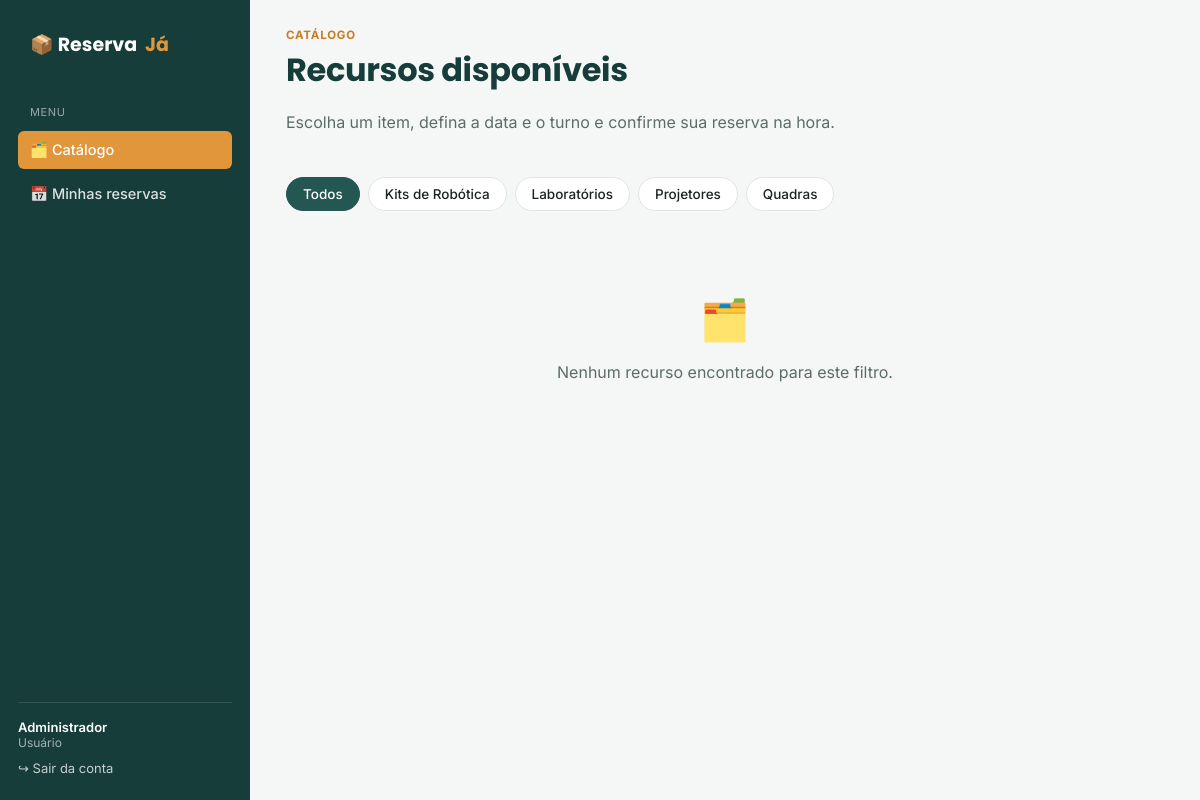
/user/catalogo.php (signed in), run on the app's committed database.
### tables this page shows
CREATE TABLE IF NOT EXISTS categorias (
    id         INT AUTO_INCREMENT PRIMARY KEY,
    nome       VARCHAR(80) NOT NULL,
    descricao  VARCHAR(255) DEFAULT NULL
);

### classes/Database.php (called while the page is built, shortened)
<?php
class Database
{
    private static ?PDO $instance = null;
    public static function getConnection(): PDO
    {
        if (self::$instance === null) {
            try {
                $dsn = 'mysql:host=' . DB_HOST . ';dbname=' . DB_NAME . ';charset=' . DB_CHARSET;
                self::$instance = new PDO($dsn, DB_USER, DB_PASS, [
                    PDO::ATTR_ERRMODE            => PDO::ERRMODE_EXCEPTION,
                    PDO::ATTR_DEFAULT_FETCH_MODE => PDO::FETCH_ASSOC,
                    PDO::ATTR_EMULATE_PREPARES   => false,
                ]);
            } catch (PDOException $e) {
                die('Erro de conexão com o banco de dados: ' . $e->getMessage());
            }
        }
        return self::$instance;
    }
}

### classes/Categoria.php (called while the page is built, shortened)
<?php
require_once __DIR__ . '/Database.php';
class Categoria
{
    private PDO $conn;
    public function __construct()
    {
        $this->conn = Database::getConnection();
    }
    public function listarTodas(): array
    {
        return $this->conn->query('SELECT * FROM categorias ORDER BY nome ASC')->fetchAll();
    }
}

### user/catalogo.php (the view, shortened to what this page needs)
<?php
require_once __DIR__ . '/../classes/Categoria.php';
$categoriaModel = new Categoria();
$recursoModel = new Recurso();
$categoriaFiltro = isset($_GET['categoria']) ? (int) $_GET['categoria'] : null;
$categorias = $categoriaModel->listarTodas();
$recursos = $recursoModel->listarTodos($categoriaFiltro);
include __DIR__ . '/_header.php';
?>
<div class="topo-pagina">
    <div>
        <div class="eyebrow">Catálogo</div>
        <h1 class="mt-0">Recursos disponíveis</h1>
        <p>Escolha um item, defina a data e o turno e confirme sua reserva na hora.</p>
    </div>
</div>
<div class="filtros-categoria">
    <a href="catalogo.php" class="<?= !$categoriaFiltro ? 'ativo' : '' ?>">Todos</a>
    <?php foreach ($categorias as $c): ?>
        <a href="catalogo.php?categoria=<?= $c['id'] ?>" class="<?= $categoriaFiltro === (int)$c['id'] ? 'ativo' : '' ?>">
            <?= htmlspecialchars($c['nome']) ?>
        </a>
    <?php endforeach; ?>
</div>
<?php if (empty($recursos)): ?>
    <div class="vazio">
        <div class="icone-vazio">🗂️</div>
        <p>Nenhum recurso encontrado para este filtro.</p>
    </div>
<?php endif; ?>
<?php include __DIR__ . '/_footer.php'; ?>

### css/style.css (style rules this page uses)
:root { --cor-primaria: #245652; --cor-primaria-escura: #163d3a; --cor-primaria-clara: #e6efee; --cor-acento: #e2963a; --cor-acento-escura: #c77c22; --cor-fundo: #f5f7f7; --cor-superficie: #ffffff; --cor-texto: #1c2422; --cor-texto-suave: #5c6d69; --cor-borda: #e0e6e4; --cor-sucesso: #2f8f5b; --cor-sucesso-bg: #e7f5ec; --cor-perigo: #c1432c; --cor-perigo-bg: #fbeae6; --cor-aviso-bg: #fdf3e3; --raio: 10px; --raio-pequeno: 6px; --sombra: 0 1px 2px rgba(23, 43, 40, 0.06), 0 4px 12px rgba(23, 43, 40, 0.06); --sombra-forte: 0 8px 24px rgba(23, 43, 40, 0.14); --fonte-titulo: 'Poppins', 'Segoe UI', sans-serif; --fonte-corpo: 'Inter', 'Segoe UI', sans-serif; }
* { box-sizing: border-box; }
body { margin: 0; font-family: var(--fonte-corpo); background: var(--cor-fundo); color: var(--cor-texto); -webkit-font-smoothing: antialiased; }
h1, h2, h3, h4 { font-family: var(--fonte-titulo); color: var(--cor-primaria-escura); margin: 0 0 8px; letter-spacing: -0.01em; }
a { color: var(--cor-primaria); text-decoration: none; }
p { color: var(--cor-texto-suave); line-height: 1.55; }
.topo-pagina { display: flex; align-items: flex-end; justify-content: space-between; gap: 16px; margin-bottom: 26px; flex-wrap: wrap; }
.topo-pagina .eyebrow { text-transform: uppercase; font-size: 11.5px; letter-spacing: .07em; color: var(--cor-acento-escura); font-weight: 700; margin-bottom: 4px; }
.filtros-categoria { display: flex; gap: 8px; margin-bottom: 24px; flex-wrap: wrap; }
.filtros-categoria a { padding: 8px 16px; border-radius: 999px; border: 1px solid var(--cor-borda); background: #fff; color: var(--cor-texto); font-size: 13.5px; font-weight: 500; }
.filtros-categoria a.ativo { background: var(--cor-primaria); color: #fff; border-color: var(--cor-primaria); }
.vazio { text-align: center; padding: 60px 20px; color: var(--cor-texto-suave); }
.vazio .icone-vazio { font-size: 40px; margin-bottom: 12px; }
.mt-0 { margin-top: 0; }

### data on the page
categorias: nome "Kits de Robótica"
categorias: nome "Laboratórios"
categorias: nome "Projetores"
categorias: nome "Quadras"

### other printed values
Auth::usuarioNome() "Administrador"
